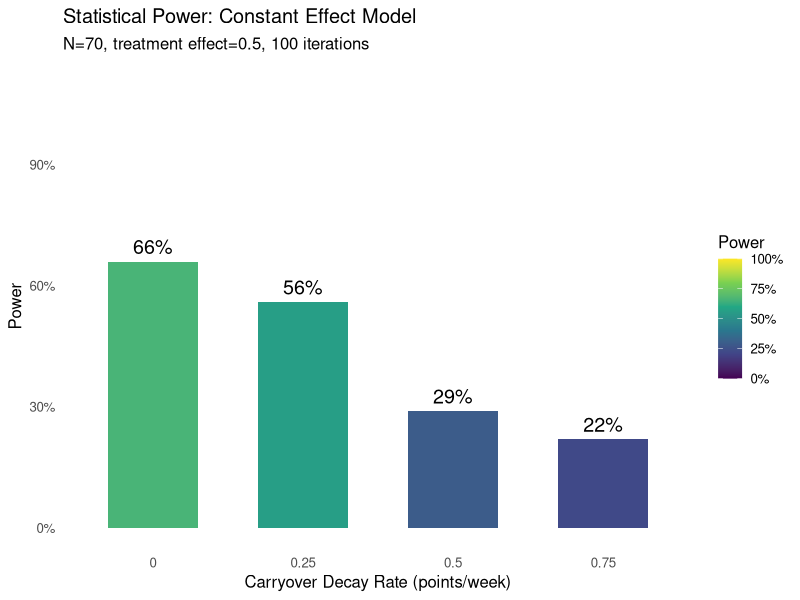

Generate this figure with R:
# Simplified N-of-1 Trial Simulation - Constant Effect Model
# Maximum simplification for learning

rm(list = ls())
suppressPackageStartupMessages({
  library(tidyverse)
  library(lmerTest)
  library(MASS)
  library(conflicted)
})

# Resolve conflicts
conflicts_prefer(dplyr::select)
conflicts_prefer(dplyr::filter)
conflicts_prefer(dplyr::lag)
conflicts_prefer(lmerTest::lmer)

# =============================================================================
# PARAMETERS
# =============================================================================

n_participants <- 70
n_iterations <- 100

# Three-factor response model - RATE-BASED (points per week)
BR_rate <- 0.5                 # Biological Response: drug improvement rate
ER_rate <- 0.2                 # Expectancy Response: placebo improvement rate
TR_rate <- 0.1                 # Time-variant Response: natural improvement rate
treatment_effect <- BR_rate    # Alias for display purposes

# Biomarker moderation of treatment effect
# Higher biomarker → stronger treatment response
# This creates the treatment × biomarker interaction
biomarker_moderation <- 0.45   # Per SD of biomarker, treatment effect changes by 45%

baseline_mean <- 10.0          # Mean baseline response
between_subject_sd <- 2.0      # SD of participant random effects
within_subject_sd <- 1.8       # SD of measurement noise
biomarker_mean <- 5.0          # Mean biomarker value
biomarker_sd <- 2.0            # SD of biomarker

# Correlation parameters (from Hendrickson)
# Autocorrelations within each response type
c.br <- 0.8                    # BR autocorrelation across timepoints
c.er <- 0.8                    # ER autocorrelation across timepoints
c.tr <- 0.8                    # TR autocorrelation across timepoints

# Cross-correlations between response types
c.cf1t <- 0.2                  # Same-time cross-correlation (BR-ER, BR-TR, ER-TR)
c.cfct <- 0.1                  # Different-time cross-correlation

# Biomarker and baseline correlations
c.bm_baseline <- 0.3           # Biomarker-baseline correlation
c.baseline_resp <- 0.4         # Baseline-response correlation

# Allowed correlation values (finite grid for consistent results)
allowed_correlations <- c(0, 0.1, 0.2, 0.3, 0.4, 0.5, 0.6)

# Parameter grid - what we're testing
param_grid <- expand_grid(
  biomarker_correlation = c(0.3),
  carryover_decay_rate = c(0, 0.25, 0.5, 0.75)    # Linear decay: points lost per week off drug
)

# =============================================================================
# BUILD SIGMA WITH GUARANTEED PD (Time-Based AR(1))
# =============================================================================

# Build sigma using independent construction with automatic scaling
# Structure: responses (24) conditioned on participant vars (2)
build_sigma_guaranteed_pd <- function(weeks, c.bm, params) {
  n_tp <- length(weeks)

  # Index ranges for final 26x26 (for compatibility)
  br_idx <- 1:n_tp
  er_idx <- (n_tp + 1):(2 * n_tp)
  tr_idx <- (2 * n_tp + 1):(3 * n_tp)
  bm_idx <- 3 * n_tp + 1
  bl_idx <- 3 * n_tp + 2

  # =========================================================================
  # STAGE 1: Build Σ₂₂ (2×2) - Biomarker & Baseline
  # =========================================================================
  # Always PD for |correlation| < 1

  Sigma_22 <- matrix(c(
    biomarker_sd^2,                                    c.bm_baseline * biomarker_sd * between_subject_sd,
    c.bm_baseline * biomarker_sd * between_subject_sd, between_subject_sd^2
  ), 2, 2)

  Sigma_22_inv <- solve(Sigma_22)

  # =========================================================================
  # STAGE 2: Build Σ₁₁ (24×24) - Responses with Time-Based AR(1)
  # =========================================================================
  # Guaranteed PD by construction

  # Helper: Build AR(1) covariance block based on actual time lags
  build_ar1_time <- function(weeks, rho, sigma) {
    n <- length(weeks)
    Cov <- matrix(0, n, n)
    for (i in 1:n) {
      for (j in 1:n) {
        time_lag <- abs(weeks[i] - weeks[j])
        Cov[i, j] <- sigma^2 * rho^time_lag
      }
    }
    return(Cov)
  }

  # Build diagonal blocks (within each response type)
  Sigma_BR <- build_ar1_time(weeks, c.br, within_subject_sd)
  Sigma_ER <- build_ar1_time(weeks, c.er, within_subject_sd)
  Sigma_TR <- build_ar1_time(weeks, c.tr, within_subject_sd)

  # Initialize 24x24 with diagonal blocks
  Sigma_11 <- matrix(0, 3 * n_tp, 3 * n_tp)
  Sigma_11[br_idx, br_idx] <- Sigma_BR
  Sigma_11[er_idx, er_idx] <- Sigma_ER
  Sigma_11[tr_idx, tr_idx] <- Sigma_TR

  # Add cross-correlations between response types
  # Use time-based decay for cross-correlations too
  for (i in 1:n_tp) {
    for (j in 1:n_tp) {
      time_lag <- abs(weeks[i] - weeks[j])

      if (i == j) {
        # Same timepoint: use c.cf1t
        cross_cov <- c.cf1t * within_subject_sd^2
      } else {
        # Different timepoint: use c.cfct with time decay
        cross_cov <- c.cfct * within_subject_sd^2 * (0.9^time_lag)
      }

      # BR-ER
      Sigma_11[br_idx[i], er_idx[j]] <- cross_cov
      Sigma_11[er_idx[j], br_idx[i]] <- cross_cov

      # BR-TR
      Sigma_11[br_idx[i], tr_idx[j]] <- cross_cov
      Sigma_11[tr_idx[j], br_idx[i]] <- cross_cov

      # ER-TR
      Sigma_11[er_idx[i], tr_idx[j]] <- cross_cov
      Sigma_11[tr_idx[j], er_idx[i]] <- cross_cov
    }
  }

  # =========================================================================
  # STAGE 3: Build Σ₁₂ (24×2) - Cross-covariance (regression coefficients)
  # =========================================================================

  Sigma_12 <- matrix(0, 3 * n_tp, 2)

  # Column 1: Biomarker effects on responses
  # BR strongly correlated with biomarker (this is what we're testing)
  Sigma_12[br_idx, 1] <- c.bm * within_subject_sd * biomarker_sd
  # ER and TR weakly correlated with biomarker
  Sigma_12[er_idx, 1] <- c.bm * 0.5 * within_subject_sd * biomarker_sd
  Sigma_12[tr_idx, 1] <- c.bm * 0.5 * within_subject_sd * biomarker_sd

  # Column 2: Baseline effects on responses
  Sigma_12[br_idx, 2] <- c.baseline_resp * within_subject_sd * between_subject_sd
  Sigma_12[er_idx, 2] <- c.baseline_resp * within_subject_sd * between_subject_sd
  Sigma_12[tr_idx, 2] <- c.baseline_resp * within_subject_sd * between_subject_sd

  # =========================================================================
  # STAGE 4: Check Schur Complement & Snap to Grid if Needed
  # =========================================================================

  # Function to find largest allowed correlation that keeps matrix PD
  find_valid_correlation <- function(Sigma_11, Sigma_22_inv, c.bm_requested,
                                     allowed_vals, sigma_resp, sigma_bm, sigma_bl,
                                     br_idx, er_idx, tr_idx) {
    # Try correlations from requested down to 0
    valid_vals <- allowed_vals[allowed_vals <= c.bm_requested]
    valid_vals <- sort(valid_vals, decreasing = TRUE)

    for (c.bm_try in valid_vals) {
      # Rebuild Sigma_12 with this correlation
      Sigma_12_try <- matrix(0, nrow(Sigma_11), 2)
      Sigma_12_try[br_idx, 1] <- c.bm_try * sigma_resp * sigma_bm
      Sigma_12_try[er_idx, 1] <- c.bm_try * 0.5 * sigma_resp * sigma_bm
      Sigma_12_try[tr_idx, 1] <- c.bm_try * 0.5 * sigma_resp * sigma_bm
      Sigma_12_try[br_idx, 2] <- c.baseline_resp * sigma_resp * sigma_bl
      Sigma_12_try[er_idx, 2] <- c.baseline_resp * sigma_resp * sigma_bl
      Sigma_12_try[tr_idx, 2] <- c.baseline_resp * sigma_resp * sigma_bl

      # Check if PD
      cross_term <- Sigma_12_try %*% Sigma_22_inv %*% t(Sigma_12_try)
      Sigma_cond_try <- Sigma_11 - cross_term
      min_eig <- min(eigen(Sigma_cond_try, only.values = TRUE)$values)

      if (min_eig > 1e-6) {
        return(list(c.bm = c.bm_try, Sigma_12 = Sigma_12_try, Sigma_cond = Sigma_cond_try))
      }
    }

    # Fallback to 0 correlation
    Sigma_12_try <- matrix(0, nrow(Sigma_11), 2)
    Sigma_12_try[br_idx, 2] <- c.baseline_resp * sigma_resp * sigma_bl
    Sigma_12_try[er_idx, 2] <- c.baseline_resp * sigma_resp * sigma_bl
    Sigma_12_try[tr_idx, 2] <- c.baseline_resp * sigma_resp * sigma_bl
    cross_term <- Sigma_12_try %*% Sigma_22_inv %*% t(Sigma_12_try)
    Sigma_cond_try <- Sigma_11 - cross_term

    return(list(c.bm = 0, Sigma_12 = Sigma_12_try, Sigma_cond = Sigma_cond_try))
  }

  # Find valid correlation on the grid
  result <- find_valid_correlation(
    Sigma_11, Sigma_22_inv, c.bm,
    allowed_correlations, within_subject_sd, biomarker_sd, between_subject_sd,
    br_idx, er_idx, tr_idx
  )

  Sigma_12 <- result$Sigma_12
  Sigma_cond <- result$Sigma_cond
  effective_c.bm <- result$c.bm

  if (effective_c.bm < c.bm) {
    cat(sprintf("  Snapped biomarker correlation: %.2f → %.2f (to ensure PD)\n",
                c.bm, effective_c.bm))
  }

  # =========================================================================
  # Return partitioned result
  # =========================================================================

  return(list(
    Sigma_11 = Sigma_11,
    Sigma_22 = Sigma_22,
    Sigma_12 = Sigma_12,
    Sigma_cond = Sigma_cond,
    Sigma_22_inv = Sigma_22_inv,
    requested_c.bm = c.bm,
    effective_c.bm = effective_c.bm,
    indices = list(br = br_idx, er = er_idx, tr = tr_idx, bm = bm_idx, bl = bl_idx)
  ))
}

# =============================================================================
# TWO-STAGE DATA GENERATION (2x2 + 24x24)
# =============================================================================

# Generate one participant's data using two-stage approach
# Uses pre-computed partitioned sigma from build_sigma_guaranteed_pd
generate_participant_twostage <- function(sigma_parts, idx) {
  # Stage 1: Generate participant variables (biomarker, baseline) from 2x2
  x2 <- mvrnorm(1, mu = c(0, 0), Sigma = sigma_parts$Sigma_22)

  # Stage 2: Compute conditional mean given participant vars
  # Conditional mean: μ₁|₂ = Σ₁₂ Σ₂₂⁻¹ x₂
  mu_cond <- sigma_parts$Sigma_12 %*% sigma_parts$Sigma_22_inv %*% x2

  # Generate responses from conditional distribution
  # Sigma_cond is pre-computed and guaranteed PD
  x1 <- mvrnorm(1, mu = as.vector(mu_cond), Sigma = sigma_parts$Sigma_cond)

  # Extract components
  n_tp <- length(idx$br)
  list(
    biomarker = x2[1] + biomarker_mean,
    baseline = x2[2] + baseline_mean,
    br_random = x1[1:n_tp],
    er_random = x1[(n_tp+1):(2*n_tp)],
    tr_random = x1[(2*n_tp+1):(3*n_tp)]
  )
}

# =============================================================================
# VERIFICATION: Compare two-stage vs direct 26x26
# =============================================================================

verify_twostage_equivalence <- function(Sigma, idx, n_samples = 10000) {
  cat("Verifying two-stage equivalence with", n_samples, "samples...\n")

  # Partition sigma
  partitioned <- partition_sigma(Sigma, idx)

  # Generate samples using direct method
  set.seed(999)
  samples_direct <- mvrnorm(n_samples, mu = rep(0, nrow(Sigma)), Sigma = Sigma)

  # Generate samples using two-stage method
  set.seed(888)
  samples_twostage <- matrix(0, n_samples, nrow(Sigma))
  resp_idx <- c(idx$br, idx$er, idx$tr)
  part_idx <- c(idx$bm, idx$bl)

  for (i in 1:n_samples) {
    result <- generate_participant_twostage(partitioned, idx)
    samples_twostage[i, resp_idx] <- c(result$br_random, result$er_random, result$tr_random)
    samples_twostage[i, part_idx] <- c(result$biomarker - biomarker_mean,
                                        result$baseline - baseline_mean)
  }

  # Compare covariance matrices
  cov_direct <- cov(samples_direct)
  cov_twostage <- cov(samples_twostage)

  max_cov_diff <- max(abs(cov_direct - cov_twostage))
  mean_cov_diff <- mean(abs(cov_direct - cov_twostage))

  # Compare means (should both be ~0)
  max_mean_diff <- max(abs(colMeans(samples_direct) - colMeans(samples_twostage)))

  cat(sprintf("  Max covariance difference: %.6f\n", max_cov_diff))
  cat(sprintf("  Mean covariance difference: %.6f\n", mean_cov_diff))
  cat(sprintf("  Max mean difference: %.6f\n", max_mean_diff))

  # Check if differences are within sampling error
  # Expected sampling error for covariance ~= 2*sigma^2/sqrt(n)
  expected_error <- 2 * max(diag(Sigma))^2 / sqrt(n_samples)

  if (max_cov_diff < expected_error * 3) {
    cat("  ✓ PASSED: Differences within expected sampling error\n")
    return(TRUE)
  } else {
    cat("  ✗ FAILED: Differences exceed expected sampling error\n")
    return(FALSE)
  }
}

# =============================================================================
# HYBRID DESIGN STRUCTURE
# =============================================================================

# Measurement schedule
measurement_weeks <- c(4, 8, 9, 10, 11, 12, 16, 20)

# Function to create design with randomized path assignment
create_hybrid_design <- function(n_participants, measurement_weeks) {
  # Randomize participants to 4 paths (balanced)
  path_assignment <- sample(rep(1:4, length.out = n_participants))

  # Create design matrix
  expand_grid(
    participant_id = 1:n_participants,
    week = measurement_weeks
  ) %>%
    mutate(
      path = path_assignment[participant_id],

      # Treatment assignment based on path and week
      # Weeks 4, 8: Open-label, all on active
      # Week 9: Blinded, all on active
      # Week 10: Blinded, randomized (paths 1,2 = active; paths 3,4 = placebo)
      # Weeks 11, 12: Blinded, all on placebo
      # Week 16: Blinded crossover
      # Week 20: Blinded crossover
      treatment = case_when(
        week %in% c(4, 8) ~ 1,                              # Open-label: all active
        week == 9 ~ 1,                                      # Blinded: all active
        week == 10 & path %in% c(1, 2) ~ 1,                 # Randomized: paths 1,2 active
        week == 10 & path %in% c(3, 4) ~ 0,                 # Randomized: paths 3,4 placebo
        week %in% c(11, 12) ~ 0,                            # All on placebo
        week == 16 & path %in% c(1, 3) ~ 1,                 # Crossover period
        week == 16 & path %in% c(2, 4) ~ 0,
        week == 20 & path %in% c(1, 3) ~ 0,                 # Crossover period
        week == 20 & path %in% c(2, 4) ~ 1,
        TRUE ~ NA_real_
      ),

      # Expectancy: 1.0 = open-label (know they're on drug), 0.5 = blinded
      expectancy = if_else(week %in% c(4, 8), 1.0, 0.5)
    )
}

# =============================================================================
# RUN SIMULATION
# =============================================================================

cat("Running simulation with constant effect model...\n")
cat("Treatment effect =", treatment_effect, "\n")
cat("Participants =", n_participants, "\n")
cat("Iterations per condition =", n_iterations, "\n\n")

results <- tibble()

for (i in 1:nrow(param_grid)) {
  params <- as.list(param_grid[i, ])
  cat(sprintf("Condition %d: biomarker=%.2f, carryover_decay=%.2f\n",
              i, params$biomarker_correlation, params$carryover_decay_rate))

  # Run iterations
  for (iter in 1:n_iterations) {
    set.seed(iter * 1000 + i)

    # Create design with fresh path randomization for this iteration
    hybrid_design <- create_hybrid_design(n_participants, measurement_weeks)

    n_timepoints <- length(measurement_weeks)

    # Build sigma with guaranteed PD using time-based AR(1)
    sigma_parts <- build_sigma_guaranteed_pd(measurement_weeks, params$biomarker_correlation, params)
    idx <- sigma_parts$indices
    effective_bm_corr <- sigma_parts$effective_c.bm

    # Generate correlated data for each participant using TWO-STAGE approach
    all_participant_data <- list()

    for (pid in 1:n_participants) {
      # Two-stage generation: (biomarker, baseline) then (BR, ER, TR | biomarker, baseline)
      result <- generate_participant_twostage(sigma_parts, idx)

      all_participant_data[[pid]] <- tibble(
        participant_id = pid,
        biomarker = result$biomarker,
        baseline = result$baseline,
        br_random = result$br_random,
        er_random = result$er_random,
        tr_random = result$tr_random
      )
    }

    participant_data <- bind_rows(all_participant_data) %>%
      group_by(participant_id) %>%
      mutate(timepoint_idx = row_number()) %>%
      ungroup()

    # Generate trial data
    trial_data <- hybrid_design %>%
      group_by(participant_id) %>%
      mutate(timepoint_idx = row_number()) %>%
      ungroup() %>%
      left_join(participant_data, by = c("participant_id", "timepoint_idx")) %>%
      group_by(participant_id) %>%
      arrange(week) %>%
      mutate(
        # ===========================================
        # CUMULATIVE TIME TRACKING
        # ===========================================

        # Cumulative weeks on drug
        weeks_on_drug = cumsum(treatment),

        # Cumulative weeks with expectancy (weighted by expectancy level)
        weeks_with_expectancy = cumsum(expectancy),

        # Cumulative weeks in trial (for time trend)
        weeks_in_trial = week - min(week),

        # Track when drug stops for carryover calculation
        time_off = cumsum(treatment == 0),

        # Carryover effect indicator (first week off drug after being on)
        carryover_effect = as.numeric(treatment == 0 & lag(treatment, default = 1) == 1),

        # ===========================================
        # THREE-FACTOR RESPONSE MODEL (RATE-BASED + RANDOM VARIATION)
        # ===========================================

        # Center biomarker for moderation calculation
        bm_centered = (biomarker - biomarker_mean) / biomarker_sd,

        # 1. BR (Biological Response) - accumulates while on drug + random variation
        #    - Mean: BR_rate points per week on drug
        #    - BIOMARKER MODERATION: effect scales with biomarker level
        #    - Carryover: partial at first off-drug timepoint, then 0
        #    - Random: from 26x26 sigma matrix (correlated across time)
        BR_mean = {
          # Treatment effect moderated by biomarker
          # Higher biomarker → stronger BR effect
          effective_BR_rate <- BR_rate * (1 + biomarker_moderation * bm_centered)

          br_accumulated <- lag(weeks_on_drug, default = 0) * effective_BR_rate
          first_off <- treatment == 0 & lag(treatment, default = 1) == 1

          ifelse(treatment == 1,
                 weeks_on_drug * effective_BR_rate,
                 ifelse(first_off,
                        br_accumulated * params$carryover_decay_rate,
                        0))
        },
        BR = BR_mean + br_random,

        # 2. ER (Expectancy Response) - accumulates based on expectancy + random variation
        #    - Mean: ER_rate points per week × expectancy level
        #    - Random: from 26x26 sigma matrix
        ER_mean = weeks_with_expectancy * ER_rate,
        ER = ER_mean + er_random,

        # 3. TR (Time-variant Response) - linear time trend + random variation
        #    - Mean: TR_rate points per week
        #    - Random: from 26x26 sigma matrix
        TR_mean = weeks_in_trial * TR_rate,
        TR = TR_mean + tr_random,

        # ===========================================
        # TOTAL RESPONSE
        # ===========================================
        # Response = baseline + BR + ER + TR
        # Note: baseline already includes between-subject variability from sigma
        # Note: biomarker moderation is applied explicitly to BR_mean above
        response = baseline + BR + ER + TR
      ) %>%
      ungroup()

    # Fit mixed model
    model_result <- tryCatch({
      # Re-center biomarker using sample mean (for model interpretation)
      # Note: data generation uses population parameters for standardization
      trial_data <- trial_data %>%
        mutate(bm_centered = biomarker - mean(biomarker))

      if (params$carryover_decay_rate > 0) {
        model <- lmer(response ~ treatment * bm_centered + week + carryover_effect +
                      (1 | participant_id),
                      data = trial_data)
      } else {
        model <- lmer(response ~ treatment * bm_centered + week +
                      (1 | participant_id),
                      data = trial_data)
      }

      # Extract treatment × biomarker interaction
      coefs <- summary(model)$coefficients
      idx <- which(rownames(coefs) == "treatment:bm_centered")

      if (length(idx) == 0) {
        stop("Interaction term not found")
      }

      # Calculate p-value
      t_val <- coefs[idx, "t value"]
      df_approx <- nrow(trial_data) - nrow(coefs)
      p_value <- 2 * pt(-abs(t_val), df = df_approx)

      tibble(
        iteration = iter,
        biomarker_correlation = effective_bm_corr,  # Use effective (grid) value
        carryover_decay_rate = params$carryover_decay_rate,
        effect_size = coefs[idx, "Estimate"],
        se = coefs[idx, "Std. Error"],
        t_value = t_val,
        p_value = p_value,
        significant = p_value < 0.05
      )
    }, error = function(e) {
      cat("  Error in iteration", iter, ":", conditionMessage(e), "\n")
      tibble(iteration = iter, biomarker_correlation = effective_bm_corr,
             carryover_decay_rate = params$carryover_decay_rate, effect_size = NA,
             se = NA, t_value = NA, p_value = NA, significant = NA)
    })

    results <- bind_rows(results, model_result)
  }
}

# =============================================================================
# SUMMARIZE RESULTS
# =============================================================================

cat("\n", strrep("=", 50), "\n")
cat("RESULTS\n")
cat(strrep("=", 50), "\n\n")

summary_results <- results %>%
  group_by(biomarker_correlation, carryover_decay_rate) %>%
  summarize(
    power = mean(significant, na.rm = TRUE),
    mean_effect = mean(effect_size, na.rm = TRUE),
    sd_effect = sd(effect_size, na.rm = TRUE),
    n = n(),
    .groups = "drop"
  )

print(summary_results)

# =============================================================================
# VISUALIZATION
# =============================================================================

library(viridis)

# Adaptive visualization based on data structure
plot_power_results <- function(data) {
  has_carryover <- n_distinct(data$carryover_decay_rate) > 1
  has_biomarker <- n_distinct(data$biomarker_correlation) > 1

  # Convert to factors
  data <- data %>%
    mutate(
      carryover_decay_rate = factor(carryover_decay_rate),
      biomarker_correlation = factor(biomarker_correlation)
    )

  if (has_carryover && has_biomarker) {
    # 2D heatmap
    p <- ggplot(data, aes(x = carryover_decay_rate, y = biomarker_correlation, fill = power)) +
      geom_tile(color = "white", linewidth = 0.5) +
      geom_text(aes(label = sprintf("%.0f%%", power * 100)), color = "black", size = 5) +
      labs(x = "Carryover Decay Rate (points/week)", y = "Biomarker Correlation")

  } else if (has_carryover) {
    # Bar chart by carryover
    p <- ggplot(data, aes(x = carryover_decay_rate, y = power, fill = power)) +
      geom_col(width = 0.6) +
      geom_text(aes(label = sprintf("%.0f%%", power * 100)), vjust = -0.5, size = 5) +
      scale_y_continuous(limits = c(0, 1.1), labels = scales::percent) +
      labs(x = "Carryover Decay Rate (points/week)", y = "Power")

  } else if (has_biomarker) {
    # Bar chart by biomarker
    p <- ggplot(data, aes(x = biomarker_correlation, y = power, fill = power)) +
      geom_col(width = 0.6) +
      geom_text(aes(label = sprintf("%.0f%%", power * 100)), vjust = -0.5, size = 5) +
      scale_y_continuous(limits = c(0, 1.1), labels = scales::percent) +
      labs(x = "Biomarker Correlation", y = "Power")

  } else {
    # Single bar
    p <- ggplot(data, aes(x = 1, y = power, fill = power)) +
      geom_col(width = 0.4) +
      geom_text(aes(label = sprintf("%.0f%%", power * 100)), vjust = -0.5, size = 6) +
      scale_y_continuous(limits = c(0, 1.1), labels = scales::percent) +
      labs(x = "", y = "Power") +
      theme(axis.text.x = element_blank(), axis.ticks.x = element_blank())
  }

  # Common styling
  p <- p +
    scale_fill_viridis_c(name = "Power", labels = scales::percent, limits = c(0, 1)) +
    labs(title = "Statistical Power: Constant Effect Model",
         subtitle = sprintf("N=%d, treatment effect=%.1f, %d iterations",
                           n_participants, treatment_effect, n_iterations)) +
    theme_minimal(base_size = 12) +
    theme(panel.grid = element_blank())

  return(p)
}

# Generate and save plot
p <- plot_power_results(summary_results)
print(p)

# Save outputs
output_dir <- "../output"
if (!dir.exists(output_dir)) dir.create(output_dir, recursive = TRUE)

ggsave(file.path(output_dir, "power_results.pdf"), p, width = 8, height = 6)
save(results, summary_results, file = file.path(output_dir, "simulation_results.RData"))

cat("\nDone! Results saved to", output_dir, "\n")
cat("- power_results.pdf\n")
cat("- simulation_results.RData\n")
